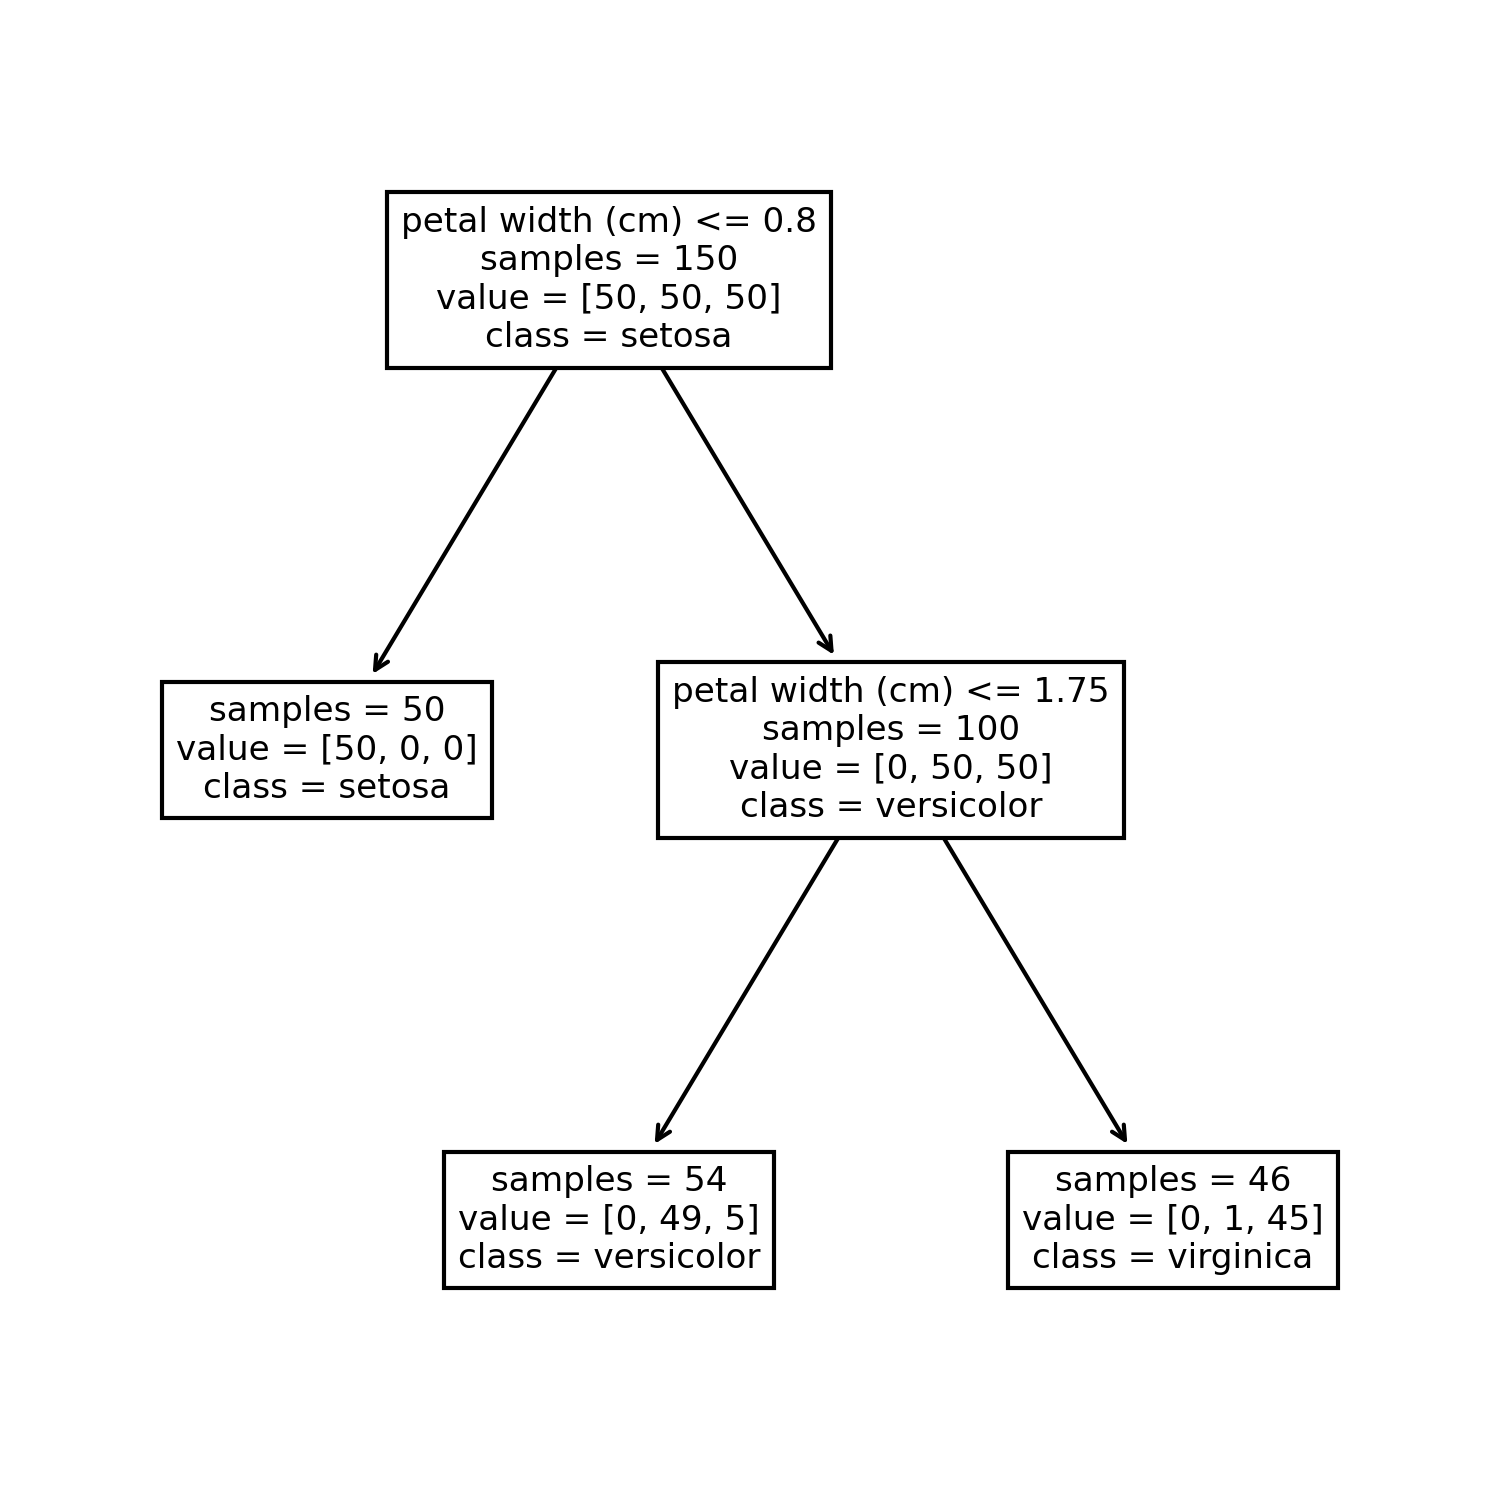

The script that saved this image:
import numpy as np
from mpl_toolkits import mplot3d
import matplotlib.pyplot as plt
import matplotlib as mpl
import pathlib
import PIL
import os
from sklearn import tree
from sklearn.datasets import load_iris

path = pathlib.Path(__file__).parent

import sys
sys.path.append(str(path.parent))
from models_data import target, regression_data, classification_data


# explaination

iris = load_iris()
X = iris.data
y = iris.target
model = tree.DecisionTreeClassifier(max_leaf_nodes=3)
model.fit(X, y)
f, ax = plt.subplots(figsize=[5, 5])
tree.plot_tree(model, ax=ax, feature_names=iris["feature_names"],
               class_names=iris["target_names"], impurity=False)
f.tight_layout()
f.savefig(path / "decision_tree.png", transparent=True, dpi=300)

# regression

Xobs, Yobs = regression_data()
X = np.stack(np.meshgrid(np.linspace(-1, 1, 100), np.linspace(-1, 1, 100)), axis=-1)

f = plt.figure(figsize=[10, 5])
ax = f.add_subplot(121, projection="3d")
ax2 = f.add_subplot(122)

files = []
for i in range(1, 21):
    model = tree.DecisionTreeRegressor(max_leaf_nodes=i+1)
    model.fit(Xobs, Yobs)
    Y = model.predict(X.reshape(-1, 2)).reshape(X.shape[:2])
    tree.plot_tree(model, ax=ax2, impurity=False, feature_names=["X1", "X2"])

    ax.clear()
    ax.plot_surface(X[..., 0], X[..., 1], Y, rstride=1, cstride=1, cmap="viridis", zorder=0, vmin=-1, vmax=1)
    ax.set_xticks([])
    ax.set_yticks([])
    ax.set_zticks([])
    ax.set_zlim([-1, 1])
    ax.set_xlabel("X1")
    ax.set_ylabel("X2")
    ax.set_zlabel("Y")
    f.suptitle(f"decision tree (split {i})")

    file_name = path / f"tree_reg{i}.png"
    files.append(file_name)
    f.savefig(file_name, transparent=True, dpi=300)
    print(file_name)

image = PIL.Image.open(files[0]).convert('P')
images = [PIL.Image.open(file).convert('P') for file in files[1:] + [files[-1]]*4]
image.save(path / 'decision_tree_regression.webp', save_all=True, append_images=images, loop=0, duration=200, transparency=0, disposal=2)

for file in files:
    os.remove(file)

# classification

Xobs, Yobs = classification_data()

f = plt.figure(figsize=[10, 5])
ax = f.add_subplot(121)
ax2 = f.add_subplot(122)

files = []
for i in range(1, 21):
    model = tree.DecisionTreeClassifier(max_leaf_nodes=i+1)
    model.fit(Xobs, Yobs)
    Y = model.predict(X.reshape(-1, 2)).reshape(X.shape[:2])
    tree.plot_tree(model, ax=ax2, impurity=False, feature_names=["X1", "X2"], 
                   class_names=["red", "blue"])

    R = Y < 0.5
    B = Y >= 0.5
    G = np.zeros(Y.shape)
    image = np.stack([R, G, B], axis=-1)
    image = (image * 55 + [[[200, 200, 200]]]).astype("uint8")

    ax.imshow(image, extent=(-2, 2, -2, 2), origin="lower")
    ax.scatter(Xobs[..., 0], Xobs[..., 1], c=[mpl.cm.Set1.colors[i] for i in Yobs], marker=".")
    ax.set_xlim([-2, 2])
    ax.set_ylim([-2, 2])
    ax.set_xticks([])
    ax.set_yticks([])
    ax.set_xlabel("X1")
    ax.set_ylabel("X2")
    f.suptitle(f"decision tree (split {i})")

    file_name = path / f"tree_clas{i}.png"
    files.append(file_name)
    f.savefig(file_name, transparent=True, dpi=300)
    print(file_name)

image = PIL.Image.open(files[0]).convert('P')
images = [PIL.Image.open(file).convert('P') for file in files[1:] + [files[-1]]*4]
image.save(path / 'decision_tree_classification.webp', save_all=True, append_images=images, loop=0, duration=200, transparency=0, disposal=2)

for file in files:
    os.remove(file)


